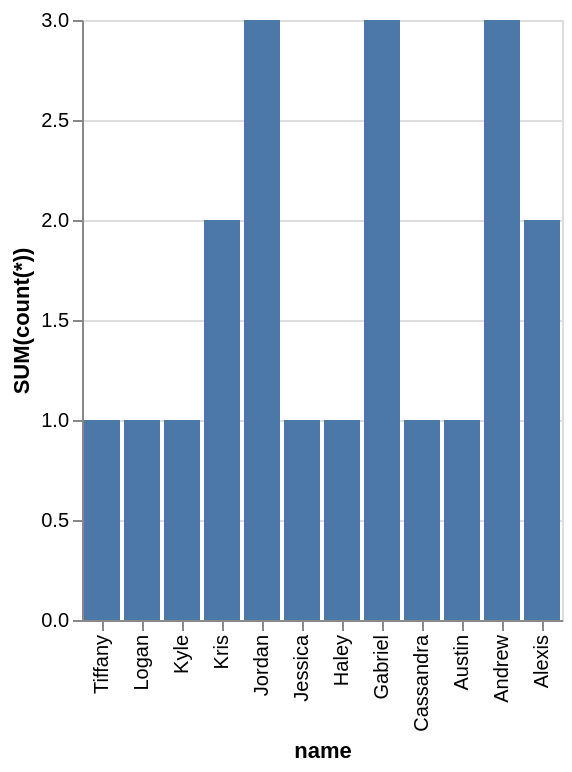

Source (Vega-Lite JSON):
### Vega-Lite specification from a JSON file in a GitHub repository (floating-point values rounded to 4 significant figures)
{"data": {"values": [{"x_data": "Tiffany", "y_data": 1}, {"x_data": "Logan", "y_data": 1}, {"x_data": "Kyle", "y_data": 1}, {"x_data": "Kris", "y_data": 2}, {"x_data": "Jordan", "y_data": 3}, {"x_data": "Jessica", "y_data": 1}, {"x_data": "Haley", "y_data": 1}, {"x_data": "Gabriel", "y_data": 3}, {"x_data": "Cassandra", "y_data": 1}, {"x_data": "Austin", "y_data": 1}, {"x_data": "Andrew", "y_data": 3}, {"x_data": "Alexis", "y_data": 2}]}, "mark": "bar", "encoding": {"x": {"field": "x_data", "type": "nominal", "title": "name", "sort": "descending"}, "y": {"field": "y_data", "type": "quantitative", "title": "SUM(count(*))"}}}
